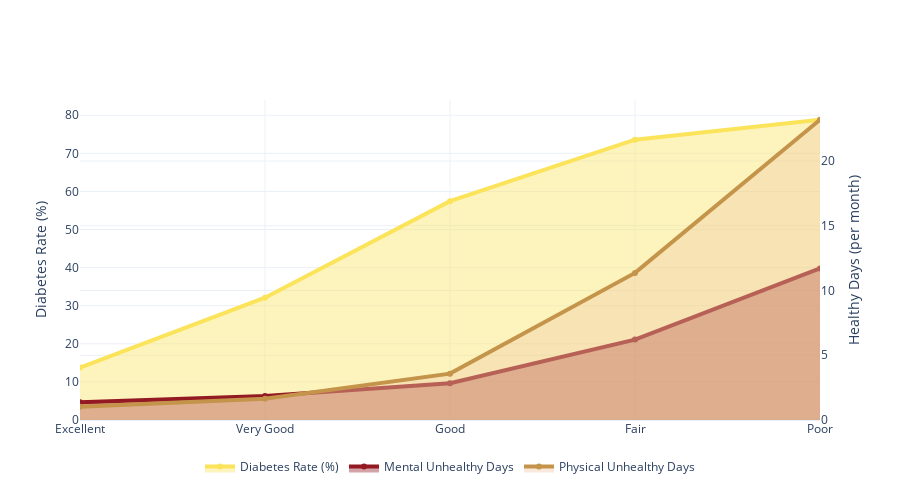

Write notebook code for a chart like this one.
### Code cell
fig = go.Figure() # Create figure

# Diabetes rate (filled area)
fig.add_trace(go.Scatter(
    x=grouped_df.index,
    y=grouped_df['diabetes_binary'],
    name='Diabetes Rate (%)',
    line=dict(color="#FBE35A", width=4),
    fill='tozeroy',
    fillcolor='rgba(251,227,90, 0.4)',
    yaxis='y'
))

# Mental unhealthy days
fig.add_trace(go.Scatter(
    x=grouped_df.index,
    y=grouped_df['menthlth'],
    name='Mental Unhealthy Days',
    line=dict(color="#931A23", width=4),
    fill='tozeroy',
    fillcolor='rgba(147,26,35, 0.4)',
    yaxis='y2'
))

# Physical unhealthy days
fig.add_trace(go.Scatter(
    x=grouped_df.index,
    y=grouped_df['physhlth'],
    name='Physical Unhealthy Days',
    line=dict(color="#C5944B", width=4),
    fill='tozeroy',
    fillcolor='rgba(238,200,163, 0.4)',
    yaxis='y2'
))

# Legends and Hover
fig.update_layout(
    yaxis=dict(title='Diabetes Rate (%)'),
    yaxis2=dict(title='Healthy Days (per month)', overlaying='y', side='right'),
    legend=dict(x=0.5, y=-0.1, xanchor='center', orientation='h'),
    height=500,
    hovermode="closest",
    template="plotly_white"
)

fig.update_traces(
    hovertemplate='%{y:.1f},'
)

fig.show()

### Figure 1 — Plotly figure (JSON) as saved in the notebook; plotly's stock layout.template omitted (floating-point values rounded to 4 significant figures)
{"data": [{"fill": "tozeroy", "fillcolor": "rgba(251,227,90, 0.4)", "hovertemplate": "%{y:.1f},", "line": {"color": "#FBE35A", "width": 4}, "name": "Diabetes Rate (%)", "type": "scatter", "x": ["Excellent", "Very Good", "Good", "Fair", "Poor"], "y": [13.76, 32.11, 57.44, 73.59, 78.82], "yaxis": "y"}, {"fill": "tozeroy", "fillcolor": "rgba(147,26,35, 0.4)", "hovertemplate": "%{y:.1f},", "line": {"color": "#931A23", "width": 4}, "name": "Mental Unhealthy Days", "type": "scatter", "x": ["Excellent", "Very Good", "Good", "Fair", "Poor"], "y": [1.377, 1.845, 2.844, 6.209, 11.7], "yaxis": "y2"}, {"fill": "tozeroy", "fillcolor": "rgba(238,200,163, 0.4)", "hovertemplate": "%{y:.1f},", "line": {"color": "#C5944B", "width": 4}, "name": "Physical Unhealthy Days", "type": "scatter", "x": ["Excellent", "Very Good", "Good", "Fair", "Poor"], "y": [1.03, 1.636, 3.581, 11.36, 23.19], "yaxis": "y2"}], "layout": {"height": 500, "hovermode": "closest", "legend": {"orientation": "h", "x": 0.5, "xanchor": "center", "y": -0.1}, "yaxis": {"title": {"text": "Diabetes Rate (%)"}}, "yaxis2": {"overlaying": "y", "side": "right", "title": {"text": "Healthy Days (per month)"}}}}
